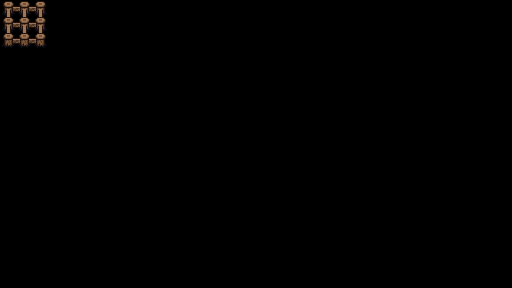

The image is a tile-based game level rendered from a .tmx file. Its description and source (layers, tilesets, objects; grid data summarised) follow:
An orthogonal 32x18 tile map with 16x16 px tiles, 1 tile layer (Kachelebene 1).

<map version="1.9" tiledversion="1.9.1" orientation="orthogonal" renderorder="right-down" width="32" height="18" tilewidth="16" tileheight="16" infinite="0" nextlayerid="3" nextobjectid="1">
 <properties>
  <property name="mapmusic" value="audio/map1_bgd.mp3" />
 </properties>
 <tileset firstgid="1" source="ts.tsx" />
 <layer id="1" name="Kachelebene 1" width="32" height="18">
  <data>[576 cells, 9 non-empty, 9 distinct tile ids]</data>
 </layer>
</map>
